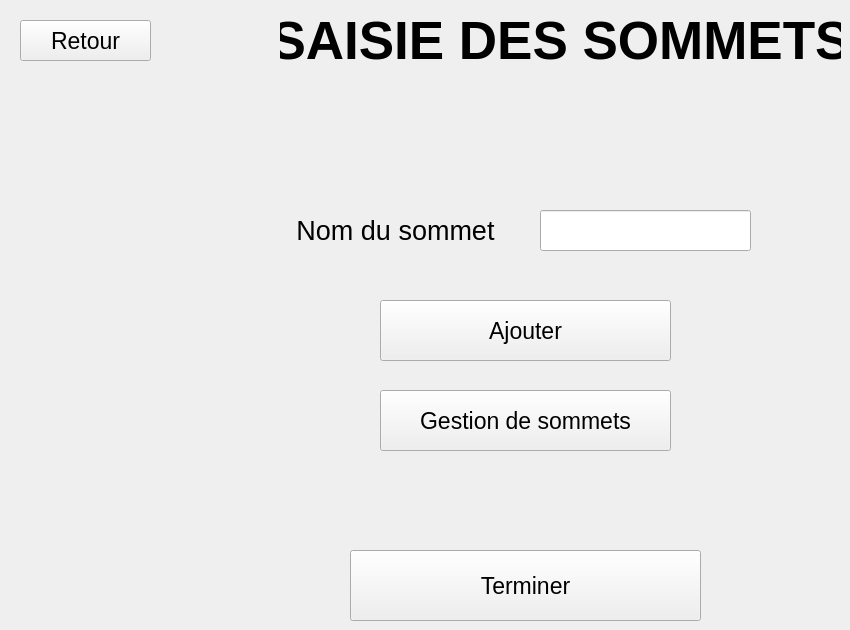
    <widget class="QWidget" name="pageSaisieSommets">
     <widget class="QLabel" name="label_11">
      <property name="geometry">
       <rect>
        <x>280</x>
        <y>10</y>
        <width>561</width>
        <height>61</height>
       </rect>
      </property>
      <property name="font">
       <font>
        <pointsize>40</pointsize>
        <bold>true</bold>
        <strikeout>false</strikeout>
       </font>
      </property>
      <property name="text">
       <string>SAISIE DES SOMMETS</string>
      </property>
      <property name="alignment">
       <set>Qt::AlignmentFlag::AlignCenter</set>
      </property>
     </widget>
     <widget class="QPushButton" name="btnRetourSaisieSommets">
      <property name="geometry">
       <rect>
        <x>20</x>
        <y>20</y>
        <width>131</width>
        <height>41</height>
       </rect>
      </property>
      <property name="font">
       <font>
        <pointsize>17</pointsize>
        <bold>false</bold>
        <strikeout>false</strikeout>
       </font>
      </property>
      <property name="text">
       <string>Retour</string>
      </property>
     </widget>
     <widget class="QLabel" name="label_6">
      <property name="geometry">
       <rect>
        <x>280</x>
        <y>210</y>
        <width>231</width>
        <height>41</height>
       </rect>
      </property>
      <property name="font">
       <font>
        <pointsize>20</pointsize>
        <strikeout>false</strikeout>
       </font>
      </property>
      <property name="text">
       <string>Nom du sommet</string>
      </property>
      <property name="alignment">
       <set>Qt::AlignmentFlag::AlignCenter</set>
      </property>
     </widget>
     <widget class="QPushButton" name="btnAjouterSommet">
      <property name="geometry">
       <rect>
        <x>380</x>
        <y>300</y>
        <width>291</width>
        <height>61</height>
       </rect>
      </property>
      <property name="font">
       <font>
        <pointsize>17</pointsize>
        <strikeout>false</strikeout>
       </font>
      </property>
      <property name="text">
       <string>Ajouter</string>
      </property>
     </widget>
     <widget class="QLineEdit" name="editTxtNomSommet">
      <property name="geometry">
       <rect>
        <x>540</x>
        <y>210</y>
        <width>211</width>
        <height>41</height>
       </rect>
      </property>
      <property name="font">
       <font>
        <pointsize>20</pointsize>
        <strikeout>false</strikeout>
       </font>
      </property>
      <property name="alignment">
       <set>Qt::AlignmentFlag::AlignCenter</set>
      </property>
     </widget>
     <widget class="QPushButton" name="btnTerminerSommet">
      <property name="geometry">
       <rect>
        <x>350</x>
        <y>550</y>
        <width>351</width>
        <height>71</height>
       </rect>
      </property>
      <property name="font">
       <font>
        <pointsize>17</pointsize>
        <strikeout>false</strikeout>
       </font>
      </property>
      <property name="text">
       <string>Terminer</string>
      </property>
     </widget>
     <widget class="QPushButton" name="btnGererSommets">
      <property name="enabled">
       <bool>true</bool>
      </property>
      <property name="geometry">
       <rect>
        <x>380</x>
        <y>390</y>
        <width>291</width>
        <height>61</height>
       </rect>
      </property>
      <property name="font">
       <font>
        <pointsize>17</pointsize>
        <strikeout>false</strikeout>
       </font>
      </property>
      <property name="text">
       <string>Gestion de sommets</string>
      </property>
     </widget>
    </widget>
